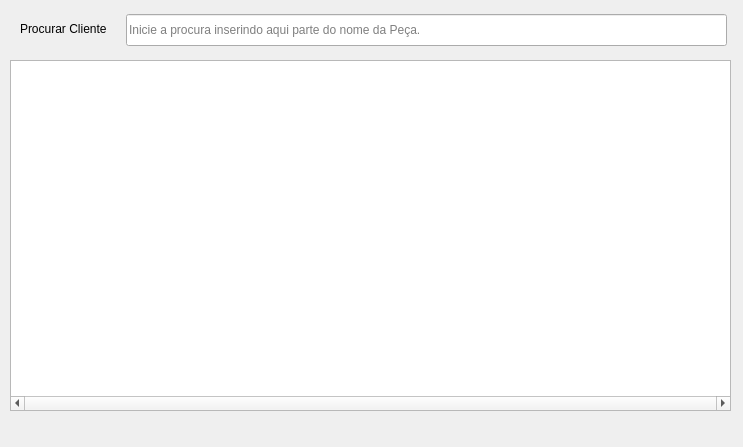
<?xml version="1.0" encoding="UTF-8"?>
<ui version="4.0">
 <class>partsSelectionFromList</class>
 <widget class="QDialog" name="partsSelectionFromList">
  <property name="geometry">
   <rect>
    <x>0</x>
    <y>0</y>
    <width>743</width>
    <height>447</height>
   </rect>
  </property>
  <property name="windowTitle">
   <string>Dialog</string>
  </property>
  <widget class="QTableView" name="tbl_PartsList">
   <property name="geometry">
    <rect>
     <x>10</x>
     <y>60</y>
     <width>721</width>
     <height>351</height>
    </rect>
   </property>
   <property name="horizontalScrollBarPolicy">
    <enum>Qt::ScrollBarAlwaysOn</enum>
   </property>
  </widget>
  <widget class="QLineEdit" name="line_NomeDaPeca">
   <property name="geometry">
    <rect>
     <x>126</x>
     <y>14</y>
     <width>601</width>
     <height>32</height>
    </rect>
   </property>
   <property name="text">
    <string/>
   </property>
   <property name="placeholderText">
    <string>Inicie a procura inserindo aqui parte do nome da Peça.</string>
   </property>
  </widget>
  <widget class="QLabel" name="lbl_procurar">
   <property name="geometry">
    <rect>
     <x>20</x>
     <y>20</y>
     <width>99</width>
     <height>18</height>
    </rect>
   </property>
   <property name="text">
    <string>Procurar Cliente</string>
   </property>
  </widget>
 </widget>
 <resources/>
 <connections/>
</ui>
